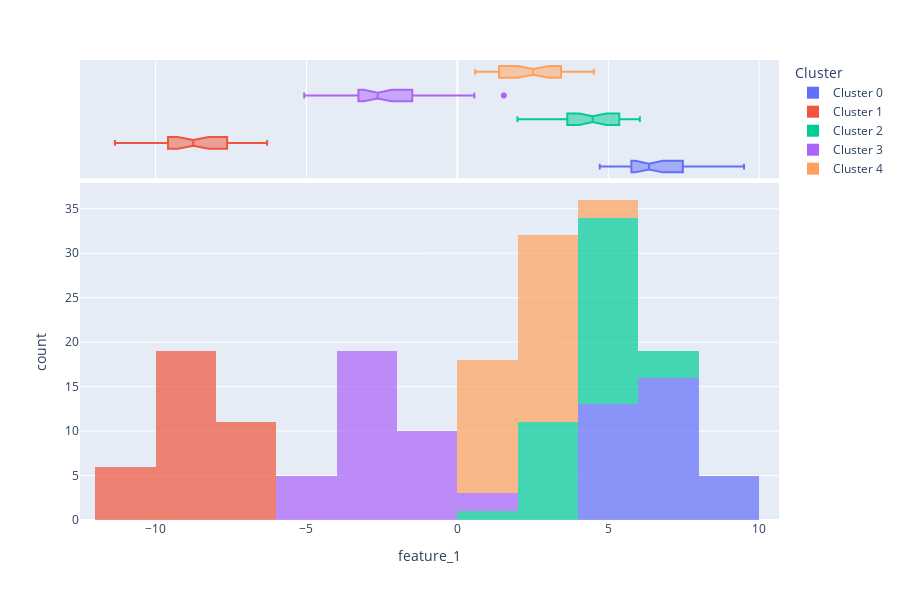

The code cell stored with this chart in its notebook:
### Markdown cell above
The distribution plot shows the size of each cluster. When hovering over the bars you will see the number of samples assigned to each cluster. We can also use the distribution plot to see the distribution of cluster labels in association with any other numeric or categorical feature. Features are column names of your dataframe, but in this case *feature_1* has been autogenerated since column names weren't passed. See an example below:

### Code cell
plot_model(kmeans, plot = 'distribution', feature='feature_1')

### Figure 1 — Plotly figure (JSON) as saved in the notebook; plotly's stock layout.template omitted (floating-point values rounded to 4 significant figures)
{"data": [{"alignmentgroup": "True", "bingroup": "x", "hovertemplate": "Cluster=Cluster 0<br>feature_1=%{x}<br>count=%{y}<extra></extra>", "legendgroup": "Cluster 0", "marker": {"color": "#636efa", "opacity": 0.7, "pattern": {"shape": ""}}, "name": "Cluster 0", "offsetgroup": "Cluster 0", "orientation": "v", "showlegend": true, "type": "histogram", "x": [5.67, 5.765, 6.756, 5.175, 5.898, 9.101, 6.266, 5.463, 6.281, 8.547, 6.911, 7.778, 6.425, 9.498, 7.433, 8.324, 5.897, 5.864, 6.985, 6.934, 5.655, 5.735, 5.482, 5.282, 5.926, 6.419, 6.527, 6.01, 8.094, 7.575, 6.215, 4.716, 7.47, 7.546], "xaxis": "x", "yaxis": "y"}, {"alignmentgroup": "True", "customdata": [[-6.424, -8.084, "Cluster 0"], [-5.058, -7.02, "Cluster 0"], [-5.168, -4.467, "Cluster 0"], [-2.904, -6.736, "Cluster 0"], [-6.212, -6.86, "Cluster 0"], [-3.81, -5.244, "Cluster 0"], [-6.289, -6.934, "Cluster 0"], [-5.719, -5.201, "Cluster 0"], [-7.582, -5.406, "Cluster 0"], [-6.219, -7.166, "Cluster 0"], [-4.661, -5.097, "Cluster 0"], [-5.72, -6.211, "Cluster 0"], [-5.811, -7.637, "Cluster 0"], [-4.536, -6.892, "Cluster 0"], [-6.802, -6.367, "Cluster 0"], [-7.325, -8.66, "Cluster 0"], [-8.384, -5.342, "Cluster 0"], [-6.681, -6.784, "Cluster 0"], [-9.042, -6.914, "Cluster 0"], [-5.425, -7.232, "Cluster 0"], [-6.407, -9.367, "Cluster 0"], [-6.431, -7.566, "Cluster 0"], [-5.658, -4.535, "Cluster 0"], [-5.432, -3.023, "Cluster 0"], [-4.841, -5.036, "Cluster 0"], [-5.684, -9.103, "Cluster 0"], [-5.703, -5.746, "Cluster 0"], [-5.119, -6.114, "Cluster 0"], [-4.732, -7.108, "Cluster 0"], [-6.621, -3.443, "Cluster 0"], [-6.039, -6.913, "Cluster 0"], [-5.931, -6.852, "Cluster 0"], [-5.285, -6.465, "Cluster 0"], [-6.102, -3.897, "Cluster 0"]], "hovertemplate": "Cluster=%{customdata[2]}<br>feature_1=%{x}<br>feature_2=%{customdata[0]}<br>feature_3=%{customdata[1]}<extra></extra>", "legendgroup": "Cluster 0", "marker": {"color": "#636efa"}, "name": "Cluster 0", "notched": true, "offsetgroup": "Cluster 0", "showlegend": false, "type": "box", "x": [5.67, 5.765, 6.756, 5.175, 5.898, 9.101, 6.266, 5.463, 6.281, 8.547, 6.911, 7.778, 6.425, 9.498, 7.433, 8.324, 5.897, 5.864, 6.985, 6.934, 5.655, 5.735, 5.482, 5.282, 5.926, 6.419, 6.527, 6.01, 8.094, 7.575, 6.215, 4.716, 7.47, 7.546], "xaxis": "x2", "yaxis": "y2"}, {"alignmentgroup": "True", "bingroup": "x", "hovertemplate": "Cluster=Cluster 1<br>feature_1=%{x}<br>count=%{y}<extra></extra>", "legendgroup": "Cluster 1", "marker": {"color": "#EF553B", "opacity": 0.7, "pattern": {"shape": ""}}, "name": "Cluster 1", "offsetgroup": "Cluster 1", "orientation": "v", "showlegend": true, "type": "histogram", "x": [-11.12, -9.594, -10.98, -9.641, -8.765, -6.305, -8.824, -8.862, -8.311, -8.964, -8.038, -8.742, -9.585, -10.36, -9.366, -9.164, -7.319, -6.966, -8.457, -6.845, -7.392, -6.987, -7.202, -9.69, -7.095, -10.43, -7.874, -9.372, -8.589, -10.37, -8.308, -9.397, -11.35, -7.56, -8.352, -7.699], "xaxis": "x", "yaxis": "y"}, {"alignmentgroup": "True", "customdata": [[8.86, 1.284, "Cluster 1"], [8.376, 2.684, "Cluster 1"], [7.752, 1.525, "Cluster 1"], [8.718, 3.886, "Cluster 1"], [8.1, 2.174, "Cluster 1"], [8.148, 2.107, "Cluster 1"], [8.441, 1.394, "Cluster 1"], [6.204, 0.4684, "Cluster 1"], [7.193, 1.439, "Cluster 1"], [4.93, 0.4621, "Cluster 1"], [6.485, 2.012, "Cluster 1"], [6.252, 1.621, "Cluster 1"], [6.897, 3.165, "Cluster 1"], [10.19, 4.234, "Cluster 1"], [6.834, 2.336, "Cluster 1"], [6.588, 4.317, "Cluster 1"], [7.776, 4.004, "Cluster 1"], [7.478, 2.682, "Cluster 1"], [5.389, 3.157, "Cluster 1"], [6.922, 1.641, "Cluster 1"], [5.888, 2.947, "Cluster 1"], [8.911, 1.868, "Cluster 1"], [8.318, 2.04, "Cluster 1"], [5.178, 0.5576, "Cluster 1"], [7.758, 2.72, "Cluster 1"], [9.536, 1.145, "Cluster 1"], [8.06, 3.652, "Cluster 1"], [5.321, 1.096, "Cluster 1"], [8.386, 1.465, "Cluster 1"], [7.039, 4.269, "Cluster 1"], [8.581, 1.268, "Cluster 1"], [7.394, 4.84, "Cluster 1"], [9.448, 1.651, "Cluster 1"], [5.173, 1.486, "Cluster 1"], [8.415, 1.779, "Cluster 1"], [7.036, 3.047, "Cluster 1"]], "hovertemplate": "Cluster=%{customdata[2]}<br>feature_1=%{x}<br>feature_2=%{customdata[0]}<br>feature_3=%{customdata[1]}<extra></extra>", "legendgroup": "Cluster 1", "marker": {"color": "#EF553B"}, "name": "Cluster 1", "notched": true, "offsetgroup": "Cluster 1", "showlegend": false, "type": "box", "x": [-11.12, -9.594, -10.98, -9.641, -8.765, -6.305, -8.824, -8.862, -8.311, -8.964, -8.038, -8.742, -9.585, -10.36, -9.366, -9.164, -7.319, -6.966, -8.457, -6.845, -7.392, -6.987, -7.202, -9.69, -7.095, -10.43, -7.874, -9.372, -8.589, -10.37, -8.308, -9.397, -11.35, -7.56, -8.352, -7.699], "xaxis": "x2", "yaxis": "y2"}, {"alignmentgroup": "True", "bingroup": "x", "hovertemplate": "Cluster=Cluster 2<br>feature_1=%{x}<br>count=%{y}<extra></extra>", "legendgroup": "Cluster 2", "marker": {"color": "#00cc96", "opacity": 0.7, "pattern": {"shape": ""}}, "name": "Cluster 2", "offsetgroup": "Cluster 2", "orientation": "v", "showlegend": true, "type": "histogram", "x": [1.989, 5.895, 6.011, 2.845, 3.641, 4.711, 3.08, 5.086, 2.164, 4.402, 4.071, 4.536, 4.144, 4.649, 3.839, 5.602, 2.427, 3.641, 5.509, 5.933, 5.763, 4.73, 4.492, 6.023, 4.452, 6.045, 5.393, 4.473, 3.364, 2.519, 3.972, 4.073, 3.343, 5.209, 5.333, 4.847], "xaxis": "x", "yaxis": "y"}, {"alignmentgroup": "True", "customdata": [[-11.88, 9.833, "Cluster 2"], [-8.525, 9.234, "Cluster 2"], [-10.58, 9.034, "Cluster 2"], [-9.179, 9.295, "Cluster 2"], [-9.999, 7.321, "Cluster 2"], [-9.505, 10.58, "Cluster 2"], [-9.719, 9.332, "Cluster 2"], [-8.997, 9.505, "Cluster 2"], [-9.596, 9.882, "Cluster 2"], [-12.19, 8.814, "Cluster 2"], [-10.91, 9.983, "Cluster 2"], [-9.964, 7.479, "Cluster 2"], [-8.633, 9.061, "Cluster 2"], [-10.11, 11.63, "Cluster 2"], [-7.801, 10.45, "Cluster 2"], [-7.409, 9.265, "Cluster 2"], [-10.6, 8.986, "Cluster 2"], [-9.344, 10.07, "Cluster 2"], [-11.32, 9.251, "Cluster 2"], [-8.748, 9.239, "Cluster 2"], [-8.41, 9.795, "Cluster 2"], [-9.523, 12.13, "Cluster 2"], [-9.254, 6.455, "Cluster 2"], [-9.384, 10.78, "Cluster 2"], [-7.131, 9.536, "Cluster 2"], [-9.951, 9.393, "Cluster 2"], [-9.389, 8.174, "Cluster 2"], [-9.225, 11.22, "Cluster 2"], [-7.956, 6.954, "Cluster 2"], [-8.946, 10.67, "Cluster 2"], [-11.21, 10.64, "Cluster 2"], [-9.927, 9.753, "Cluster 2"], [-9.646, 10.92, "Cluster 2"], [-8.203, 8.825, "Cluster 2"], [-11.33, 10.34, "Cluster 2"], [-8.424, 10.29, "Cluster 2"]], "hovertemplate": "Cluster=%{customdata[2]}<br>feature_1=%{x}<br>feature_2=%{customdata[0]}<br>feature_3=%{customdata[1]}<extra></extra>", "legendgroup": "Cluster 2", "marker": {"color": "#00cc96"}, "name": "Cluster 2", "notched": true, "offsetgroup": "Cluster 2", "showlegend": false, "type": "box", "x": [1.989, 5.895, 6.011, 2.845, 3.641, 4.711, 3.08, 5.086, 2.164, 4.402, 4.071, 4.536, 4.144, 4.649, 3.839, 5.602, 2.427, 3.641, 5.509, 5.933, 5.763, 4.73, 4.492, 6.023, 4.452, 6.045, 5.393, 4.473, 3.364, 2.519, 3.972, 4.073, 3.343, 5.209, 5.333, 4.847], "xaxis": "x2", "yaxis": "y2"}, {"alignmentgroup": "True", "bingroup": "x", "hovertemplate": "Cluster=Cluster 3<br>feature_1=%{x}<br>count=%{y}<extra></extra>", "legendgroup": "Cluster 3", "marker": {"color": "#ab63fa", "opacity": 0.7, "pattern": {"shape": ""}}, "name": "Cluster 3", "offsetgroup": "Cluster 3", "orientation": "v", "showlegend": true, "type": "histogram", "x": [-2.247, -1.966, -1.425, -4.936, -3.3, -1.199, 0.5622, -2.531, -2.348, -2.095, -4.125, -1.436, -3.755, -4.409, -2.16, -3.587, -3.7, 1.538, -3.195, -2.722, -4.303, -2.582, -2.785, -3.257, -3.023, -3.128, -2.764, -1.701, -0.9807, -1.119, -2.82, -0.863, -1.369, -1.554, -5.077, -2.703], "xaxis": "x", "yaxis": "y"}, {"alignmentgroup": "True", "customdata": [[10.07, 3.429, "Cluster 3"], [8.815, 4.898, "Cluster 3"], [9.037, 3.999, "Cluster 3"], [7.883, 6.325, "Cluster 3"], [9.019, 5.213, "Cluster 3"], [12.35, 6.072, "Cluster 3"], [9.487, 4.787, "Cluster 3"], [7.006, 3.353, "Cluster 3"], [9.713, 5.705, "Cluster 3"], [8.54, 4.293, "Cluster 3"], [7.958, 3.283, "Cluster 3"], [9.92, 4.391, "Cluster 3"], [8.923, 5.807, "Cluster 3"], [9.943, 3.994, "Cluster 3"], [8.252, 3.414, "Cluster 3"], [10.02, 4.996, "Cluster 3"], [9.137, 4.121, "Cluster 3"], [7.91, 4.162, "Cluster 3"], [7.905, 1.505, "Cluster 3"], [8.522, 6.056, "Cluster 3"], [8.067, 5.532, "Cluster 3"], [7.312, 5.891, "Cluster 3"], [9.482, 3.122, "Cluster 3"], [7.205, 5.959, "Cluster 3"], [8.123, 3.796, "Cluster 3"], [8.294, 5.777, "Cluster 3"], [8.502, 5.242, "Cluster 3"], [8.706, 4.198, "Cluster 3"], [8.664, 1.454, "Cluster 3"], [9.323, 5.017, "Cluster 3"], [8.325, 4.134, "Cluster 3"], [9.225, 4.269, "Cluster 3"], [9.994, 2.811, "Cluster 3"], [10.81, 5.046, "Cluster 3"], [8.259, 5.357, "Cluster 3"], [8.374, 4.633, "Cluster 3"]], "hovertemplate": "Cluster=%{customdata[2]}<br>feature_1=%{x}<br>feature_2=%{customdata[0]}<br>feature_3=%{customdata[1]}<extra></extra>", "legendgroup": "Cluster 3", "marker": {"color": "#ab63fa"}, "name": "Cluster 3", "notched": true, "offsetgroup": "Cluster 3", "showlegend": false, "type": "box", "x": [-2.247, -1.966, -1.425, -4.936, -3.3, -1.199, 0.5622, -2.531, -2.348, -2.095, -4.125, -1.436, -3.755, -4.409, -2.16, -3.587, -3.7, 1.538, -3.195, -2.722, -4.303, -2.582, -2.785, -3.257, -3.023, -3.128, -2.764, -1.701, -0.9807, -1.119, -2.82, -0.863, -1.369, -1.554, -5.077, -2.703], "xaxis": "x2", "yaxis": "y2"}, {"alignmentgroup": "True", "bingroup": "x", "hovertemplate": "Cluster=Cluster 4<br>feature_1=%{x}<br>count=%{y}<extra></extra>", "legendgroup": "Cluster 4", "marker": {"color": "#FFA15A", "opacity": 0.7, "pattern": {"shape": ""}}, "name": "Cluster 4", "offsetgroup": "Cluster 4", "orientation": "v", "showlegend": true, "type": "histogram", "x": [1.726, 0.5901, 3.644, 0.9461, 3.021, 0.8176, 1.563, 3.532, 0.8755, 1.011, 1.808, 2.086, 1.047, 2.825, 1.43, 3.61, 2.282, 1.507, 2.752, 3.698, 3.253, 2.641, 0.5934, 2.381, 4.525, 2.183, 3.059, 1.381, 3.701, 1.072, 3.495, 3.159, 3.563, 3.424, 3.242, 0.932, 3.434, 4.089], "xaxis": "x", "yaxis": "y"}, {"alignmentgroup": "True", "customdata": [[-8.608, -5.451, "Cluster 4"], [-8.681, -6.682, "Cluster 4"], [-7.936, -6.788, "Cluster 4"], [-6.927, -7.522, "Cluster 4"], [-6.869, -7.319, "Cluster 4"], [-5.707, -6.83, "Cluster 4"], [-7.991, -7.496, "Cluster 4"], [-7.92, -6.139, "Cluster 4"], [-6.135, -7.073, "Cluster 4"], [-5.219, -5.194, "Cluster 4"], [-7.029, -5.992, "Cluster 4"], [-8.567, -6.922, "Cluster 4"], [-5.825, -7.168, "Cluster 4"], [-6.769, -6.124, "Cluster 4"], [-5.947, -5.625, "Cluster 4"], [-3.833, -7.269, "Cluster 4"], [-6.851, -5.834, "Cluster 4"], [-7.942, -7.308, "Cluster 4"], [-8.347, -6.237, "Cluster 4"], [-6.871, -5.283, "Cluster 4"], [-8.03, -5.222, "Cluster 4"], [-5.627, -6.248, "Cluster 4"], [-7.81, -5.952, "Cluster 4"], [-6.888, -5.959, "Cluster 4"], [-6.992, -6.16, "Cluster 4"], [-8.34, -5.621, "Cluster 4"], [-7.604, -6.515, "Cluster 4"], [-5.772, -4.832, "Cluster 4"], [-6.726, -7.449, "Cluster 4"], [-8.236, -5.956, "Cluster 4"], [-6.37, -5.751, "Cluster 4"], [-6.601, -6.669, "Cluster 4"], [-5.998, -8.026, "Cluster 4"], [-6.234, -3.599, "Cluster 4"], [-6.818, -5.833, "Cluster 4"], [-6.705, -8.524, "Cluster 4"], [-6.608, -5.863, "Cluster 4"], [-6.602, -7.851, "Cluster 4"]], "hovertemplate": "Cluster=%{customdata[2]}<br>feature_1=%{x}<br>feature_2=%{customdata[0]}<br>feature_3=%{customdata[1]}<extra></extra>", "legendgroup": "Cluster 4", "marker": {"color": "#FFA15A"}, "name": "Cluster 4", "notched": true, "offsetgroup": "Cluster 4", "showlegend": false, "type": "box", "x": [1.726, 0.5901, 3.644, 0.9461, 3.021, 0.8176, 1.563, 3.532, 0.8755, 1.011, 1.808, 2.086, 1.047, 2.825, 1.43, 3.61, 2.282, 1.507, 2.752, 3.698, 3.253, 2.641, 0.5934, 2.381, 4.525, 2.183, 3.059, 1.381, 3.701, 1.072, 3.495, 3.159, 3.563, 3.424, 3.242, 0.932, 3.434, 4.089], "xaxis": "x2", "yaxis": "y2"}], "layout": {"barmode": "relative", "height": 600, "legend": {"title": {"text": "Cluster"}, "tracegroupgap": 0}, "margin": {"t": 60}, "xaxis": {"anchor": "y", "domain": [0, 1], "title": {"text": "feature_1"}}, "xaxis2": {"anchor": "y2", "domain": [0, 1], "matches": "x", "showgrid": true, "showticklabels": false}, "yaxis": {"anchor": "x", "domain": [0, 0.7326], "title": {"text": "count"}}, "yaxis2": {"anchor": "x2", "domain": [0.7426, 1], "matches": "y2", "showgrid": false, "showline": false, "showticklabels": false, "ticks": ""}}}
